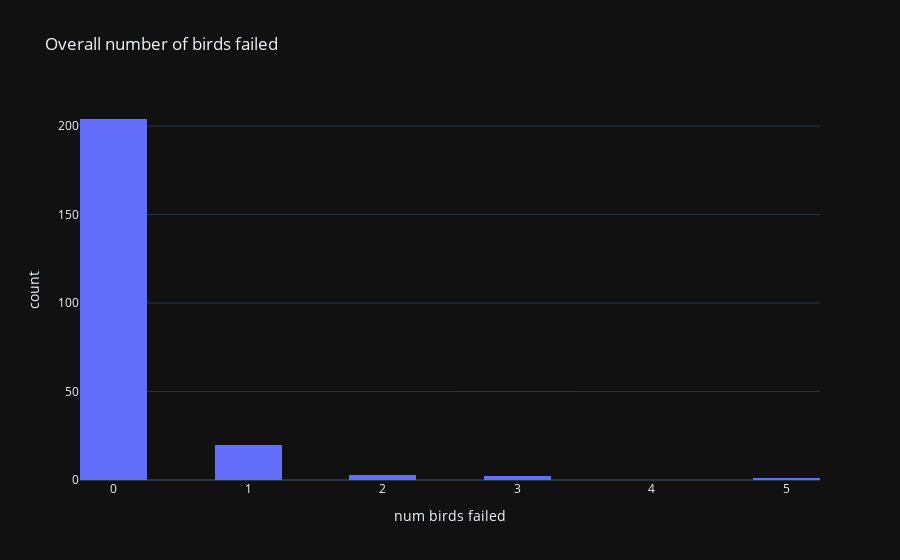

This figure's notebook cell:
### Code cell
# this is not going to be a useful metric, if the number of frames is sufficient
# for birds to have enough time to succeed
px.histogram(
    impactDFgrid30,
    x="num birds failed",
    nbins=20,
    title="Overall number of birds failed",
    template="plotly_dark",
)

### Figure 1 — Plotly figure (JSON) as saved in the notebook; plotly's stock layout.template omitted (floating-point values rounded to 4 significant figures; data arrays with more than 128 entries replaced by an {"elided": "..."} marker saying what was removed)
{"data": [{"alignmentgroup": "True", "bingroup": "x", "hovertemplate": "num birds failed=%{x}<br>count=%{y}<extra></extra>", "legendgroup": "", "marker": {"color": "#636efa", "pattern": {"shape": ""}}, "name": "", "nbinsx": 20, "offsetgroup": "", "orientation": "v", "showlegend": false, "type": "histogram", "x": {"elided": "230 int values"}, "xaxis": "x", "yaxis": "y"}], "layout": {"barmode": "relative", "legend": {"tracegroupgap": 0}, "title": {"text": "Overall number of birds failed"}, "xaxis": {"anchor": "y", "domain": [0, 1], "title": {"text": "num birds failed"}}, "yaxis": {"anchor": "x", "domain": [0, 1], "title": {"text": "count"}}}}
